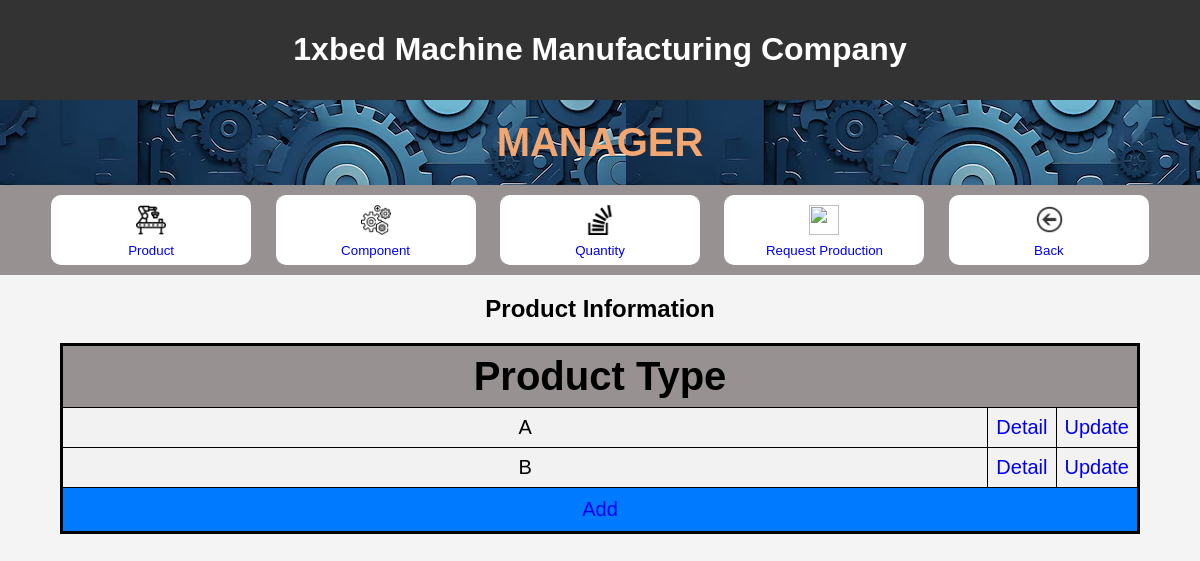
Page /manager/product on the earlier database version.
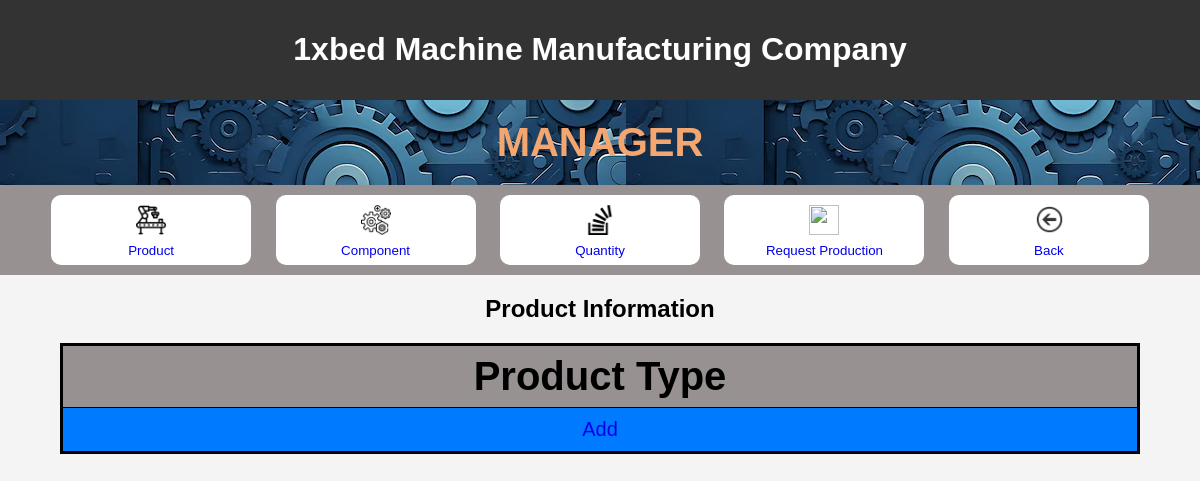
Same page on the later database version.
### myproject/models.py (models this page shows)
class Product(models.Model):
    product_type = models.CharField(max_length=100)

### myproject/views.py (the view)
# urls.py: path("manager/product", views.Product_.main, name="manager/product"),
    def main(request):
        list_product = Product.objects.all()
        context = {"list_product": list_product}
        return render(request, "myproject/product/main.html", context)

### myproject/templates/myproject/product/main.html (shortened to what this page needs)
<!DOCTYPE html>
<html lang="en">
<head>
    {% load static %}
    <link rel="stylesheet" href="{% static 'css/welcomepage.css' %}">
</head>
<body>
    <header>
        <h1>
            1xbed Machine Manufacturing Company
        </h1>
    </header>
    <div id = headerweb>
        <h1 id = welcome>
        MANAGER
        </h1>
    </div>
    <div id = link>
        <div>
    <button id = choice ><a
    href="product">
        <img id =icon src="{% static 'img/product.png' %}"
        width="50"
        height="50" >
        <br>
        Product
    </a></button>
    <button id = choice><a
        href="component">
            <img id =icon src="{% static 'img/component.png' %}"
            width="50"
            height="50" >
            <br>
            Component
    </a></button>
    <button id = choice><a
        href="quantity">
            <img id =icon src="{% static 'img/quantity.png' %}"
            width="50"
            height="50" >
            <br>
            Quantity
    </a></button>
    <button id = choice><a
        href="request_production">
            <img id =icon src="{% static 'img/checker.png' %}"
            width="50"
            height="50" >
            <br>
            Request Production
    </a></button>
    <button id = choice>
        <a
        href="{% url 'homepage' %}">
        <img id =icon src="{% static 'img/back.png' %}"
        width="50"
        height="50">
        <br>
        Back
    </a> </button>
    </div>
</div>
<h2 > Product Information </h2>
<table border="1">
    <tr>
        <th colspan="3">Product Type</th>
    </tr>
{% for product in list_product %}
    <tr>
        <td id = maincol>{{ product.product_type }}</td>
        <td><a href="product/{{ product.product_type }}">{{"Detail"}}</a></td>
        <td width = 5%><a href="product/{{ product.product_type }}/update_product">{{"Update"}}</a></td>
    </tr>
{% endfor %}
<tr>
    <td id = add colspan="3">
        <a href="product/add_product" id="add" class="button">Add</a>
    </td>
</tr>
</table>
</body>
</html>

Differences in the rows shown:
removed Product: product_type "A", value "Detail", value "Update"
removed Product: product_type "B", value "Detail", value "Update"
